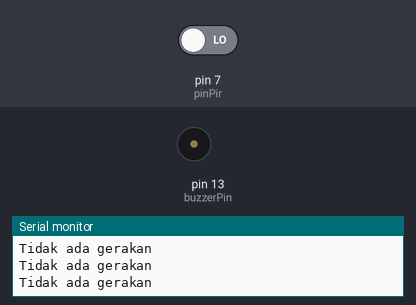
This sketch was run on a simulated Arduino Uno, built with avr-gcc and run on an emulated ATmega328P. On the bench: buzzer (waves = sounding), the last lines printed to the serial monitor. The test bench sets the inputs (shaded band); at power-on: pin 7 (pinPir) LOW.

Above: at 1.2 s.
1.3 s: pin 7 (pinPir) driven HIGH
At 2.3 s:
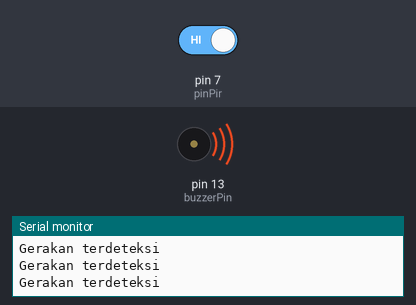
2.8 s: pin 7 (pinPir) driven LOW
At 3.5 s:
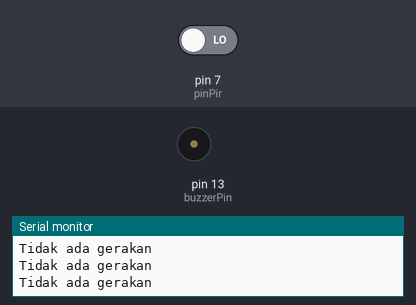
Timing chart, 0 to 5.8 s (numbered marks = the images above; inputs shaded):
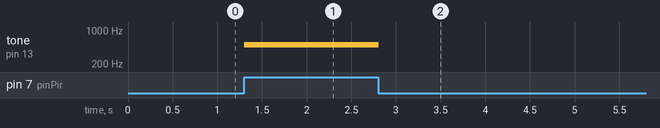

The sketch:

sketch_sep23b.ino
```cpp
int pinPir = 7;
int buzzerPin = 13;

void setup() {
  // put your setup code here, to run once:
  noTone(buzzerPin);
  pinMode(pinPir, INPUT);
  pinMode(buzzerPin, OUTPUT);
  Serial.begin(9600);
  Serial.println("Sistem alarm siap digunakan");
}

void loop() {
  // menangkap sensor pir
  int motion = digitalRead(pinPir); // low (0) atau high (1)

  if(motion == 1) {
    Serial.println("Gerakan terdeteksi");
    tone(buzzerPin, 500);
  } else {
    Serial.println("Tidak ada gerakan");
    noTone(buzzerPin);
  }

  delay(100);
}
```

Measured:
- after the input at 1.3 s, tone on pin 13 (buzzerPin): silent → 500 Hz at once
- after the input at 2.8 s, tone on pin 13 (buzzerPin): 500 Hz → silent at once
